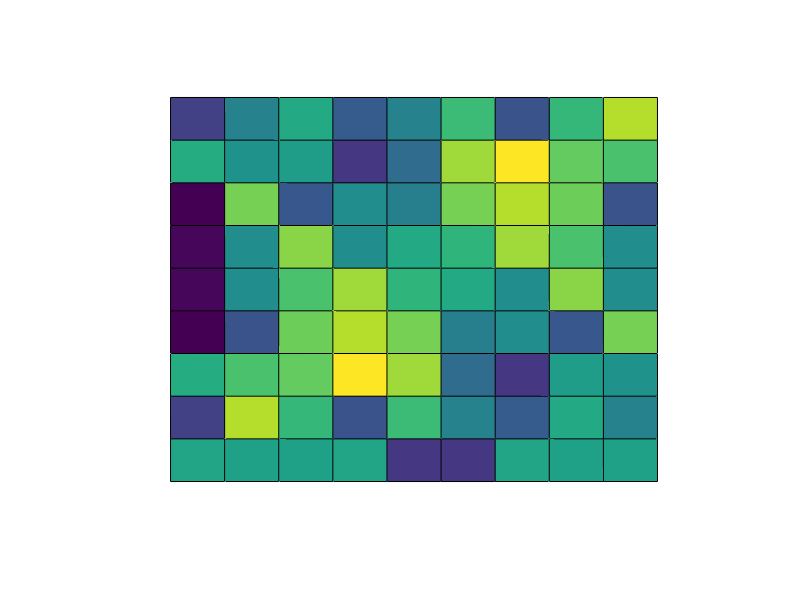

MATLAB code for this plot:
clc; close all; clear;
% Variabiles
g = 9.8067;
m1 = 1;
m2 = 2;
l1 = 1;
l2 = 2;
miu = (m1 + m2) / m2;
r = l1 / l2;
w1s = g / l1;
w2s = g / l2;

% Initial conditions
N1 = 10;
N2 = 10;
theta1v = linspace(-pi, pi, N1);
theta2v = linspace(-pi, pi, N2);
culoare = zeros(N1,N2);
for j1 = 1 : N1
    for j2 = 1 : N2
        % Time and preinitialisation
        theta10 = theta1v(j1);
        theta20 = theta2v(j2);
        t0 = 0;
        tf = 5;
        N = 1000;
        t = linspace(t0, tf, N);
        dt = t(2) - t(1);
        dts = dt * dt;
        theta1 = zeros(1,N);
        theta2 = zeros(1,N);
        theta1(1) = theta10;
        theta2(1) = theta20;
        theta1(2) = theta1(1);
        theta2(2) = theta2(1);
        A = [miu * r, 0; 0, 1/r];
        b = zeros(2,1);
        eps = zeros(2,1);
        % Simulate
        for i = 2 : N - 1
            delta = theta2(i) - theta1(i);
            A(1,2) = cos(delta);
            A(2,1) = A(1,2);
            vu1 = (theta1(i) - theta1(i - 1)) / dt;
            vu2 = (theta2(i) - theta2(i - 1)) / dt;
            b = [vu2^2 * sin(delta) - miu * w2s  * sin(theta1(i)); -vu1^2 * sin(delta) - w1s  * sin(theta2(i))];
            eps = A \ b; % eps = A^-1 * b
            theta1(i + 1) = 2 * theta1(i) - theta1(i - 1) + dts * eps(1);
            theta2(i + 1) = 2 * theta2(i) - theta2(i - 1) + dts * eps(2);
        endfor

        t1f = theta1(N);
        t2f = theta2(N);
        culoare(j1,j2) = sin(t1f)*sin(t2f);
    endfor
endfor
surf(theta1v, theta2v, culoare);
grid off
axis off
box off
%shading interp;
view([0,90]);
print -dpdf fractal.pdf;
